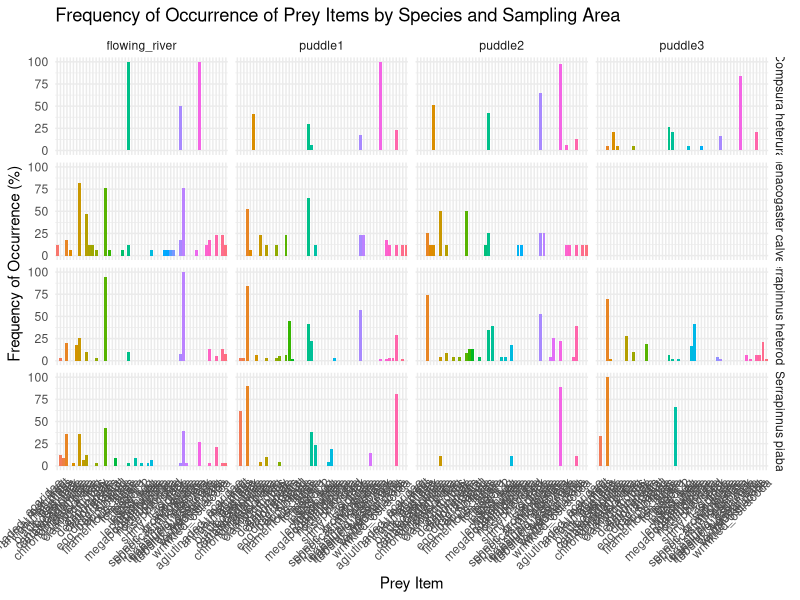

This figure's R source: (Note: this script raises an error after producing the figure.)
####################################################################################
## _______  _____  _____  ______    _______  _______    __      _______  _______ ##
##|       ||     ||  _  ||    _ |  |       ||       |  |  |    |   _   ||  _    |##
##|  _____|| _   || |_| ||   | ||  |    ___||  _____|  |  |    |  |_|  || |_|   |##
##| |_____ || |  ||     ||   |_||_ |   |___ | |_____   |  |    |       ||       |##
##|_____  |||_|  ||     ||    __  ||    ___||_____  |  |  |___ |       ||  _   | ##
## _____| ||     ||  _  ||   |  | ||   |___  _____| |  |      ||   _   || |_|   |##
##|_______||_____||_| |_||___|  |_||_______||_______|  |______||__| |__||_______|##
##|                                                                              ##
###################################################################################
## Author: Rodrigo Martin de Oliveira
## Description: This script calculates frequency of occurrence for the BIOL835AQ
## Source:
## Date: 2026-07-10
## Please every first time that to run this script please run the renv::restore() to install the packages used in this script, nd off course run the it to initialize the renv environment.
# renv::init()

## The goal of this script is to import and clean the data for the BIOL835AQ course.
## The data is in a wide format, with each row representing a population and each column representing a prey item.
## The data is then transformed into a long format, with each row representing a population-prey item combination.
## The data is then summarized with the goal of calculate the proportional volume and frequency of occurrence of each prey item for each population.
## To finally get the Inportance Index IAi for each prey item in each population.

## The data is then summarized with the goal of calculate the proportional volume and frequency of occurrence of each prey item for each population.
## To finally get the Inportance Index IAi for each prey item in each population.

## So at the endoftheday all we need is the whole pack of packages that tidyverse has to offer, so let's just install it and load it, this will save us a lot of time and lines of code, and also it's a good practice to use tidyverse for data manipulation and visualization, so here we go: 
##install.packages("tidyverse")

## Please every first time that to run this script please run the renv::restore() to install the packages used in this script.
# renv::init()

#### Load necessary libraries ####
library(tidyverse)

#### Read the RAW data from the .CSV file ####
diet <- read.csv(file = "02_rawdata/raw_data.csv", header = TRUE, sep = ",")
grouping <- read.csv(file = "02_rawdata/grouping.csv", header = TRUE, sep = ",")


##### Find and replace PI for puddle1, PII for puddle2, PV for puddle3 and Perene for flowing river in the column "sampling_area" ####
diet <- diet %>%
  mutate(sampling_area = case_when(
    sampling_area == "PI" ~ "puddle1",
    sampling_area == "PII" ~ "puddle2",
    sampling_area == "PV" ~ "puddle3",
    sampling_area == "Perene" ~ "flowing_river",
    TRUE ~ sampling_area))

##### These columns describe the fish / sampling unit #####
meta_cols <- c(
  "sampling_area",
  "unique_identifier",
  "species_name")

#### Everything else is a prey item ####
prey_cols <- setdiff(names(diet), meta_cols)


#### Convert wide diet matrix to long format ####
diet_long <- diet %>%
  pivot_longer(
    cols = all_of(prey_cols),
    names_to = "prey_item",
    values_to = "volume")

#### Convert volume to presence/absence ####

diet_occurrence <- diet_long %>%
  mutate(present = ifelse(volume > 0, 1, 0))

##### Identify non‑empty stomachs, A stomach is considered non‑empty if at least one prey item is present.

non_empty_stomachs <- diet_occurrence %>%
  group_by(unique_identifier) %>%
  reframe(
    total_items = (present),
    .groups = "drop") %>% 
  filter(total_items > 0)

#### Keep only non‑empty stomachs ####

diet_occurrence_nonempty <- diet_occurrence %>%
  filter(unique_identifier %in% non_empty_stomachs$unique_identifier)

#### Compute Occ% by population ####
freq_occ_by_population <- diet_occurrence_nonempty %>%
  group_by(species_name, sampling_area, prey_item) %>%
  reframe(
    stomachs_with_prey = sum(present),
    total_stomachs = n_distinct(unique_identifier),
    frequency_occurrence = (stomachs_with_prey / total_stomachs) * 100,
    .groups = "drop") %>%
  arrange(species_name, sampling_area, desc(frequency_occurrence))

#### Plot frequency of occurrence by species and sampling area ####
ggplot(freq_occ_by_population, aes(x = prey_item, y = frequency_occurrence,
                                   fill = prey_item)) +
  geom_bar(stat = "identity") +
  facet_grid(species_name ~ sampling_area) +
  labs(title = "Frequency of Occurrence of Prey Items by Species and Sampling Area",
       x = "Prey Item",
       y = "Frequency of Occurrence (%)") +
  theme_minimal() +
  theme(axis.text.x = element_text(angle = 45, hjust = 1),
        legend.position = "none")

#### Frequency of occurrence grouped ####
# The magic of joining the grouping file to the long diet data, this will add the grouping levels to the diet data starts here

frec_occ_grouped <- diet_occurrence %>%
  left_join(grouping, by = c("prey_item" = "Group1"))

# did i f**ck up the join? check if the grouping levels are added to the frec_occ_grouped data

unmatched_prey <- frec_occ_grouped %>%
  filter(is.na(Group2)) %>%
  distinct(prey_item)
if(nrow(unmatched_prey) > 0) {
  warning("There are unmatched prey items without grouping levels:")
  print(unmatched_prey)} else {
    message("All prey items have a grouping level, good job!")}

# Group 2: Group by species_name, sampling_area and group, then calculate the frequency of occurrence for each group

###

freq_occ_grouped2 <- frec_occ_grouped %>%
  mutate(present = ifelse(volume > 0, 1, 0)) %>%
  group_by(species_name, sampling_area, Group2) %>%
  summarise(present = max(present), .groups = "drop") %>%
  group_by(species_name, sampling_area, Group2) %>%
  summarise(
    stomachs_with_prey = sum(present),
    total_stomachs = n_distinct(freq_occ_grouped2$unique_identifier),
    freq_occ = (stomachs_with_prey / total_stomachs) * 100,
    .groups = "drop")

####



freq_occ_grouped2 <- frec_occ_grouped %>%
  mutate(present = ifelse(volume > 0, 1, 0))
group_by(freq_occ_grouped2$species_name, freq_occ_grouped2$sampling_area, freq_occ_grouped2$Group2) %>%
  summarise(present = max(present), .groups = "drop") %>%
  group_by(species_name, sampling_area, Group3) %>%
  summarise(
    stomachs_with_prey = sum(present),
    freq_occ = 100 * stomachs_with_prey / total_stomachs,
    .groups = "drop")


#### Save grouped Occ% results ####
write.csv(freq_occ_by_population,"04_output/frequency_occurrence_by_species_sampling_area.csv",row.names = FALSE)

# END OF THE SCRIPT
